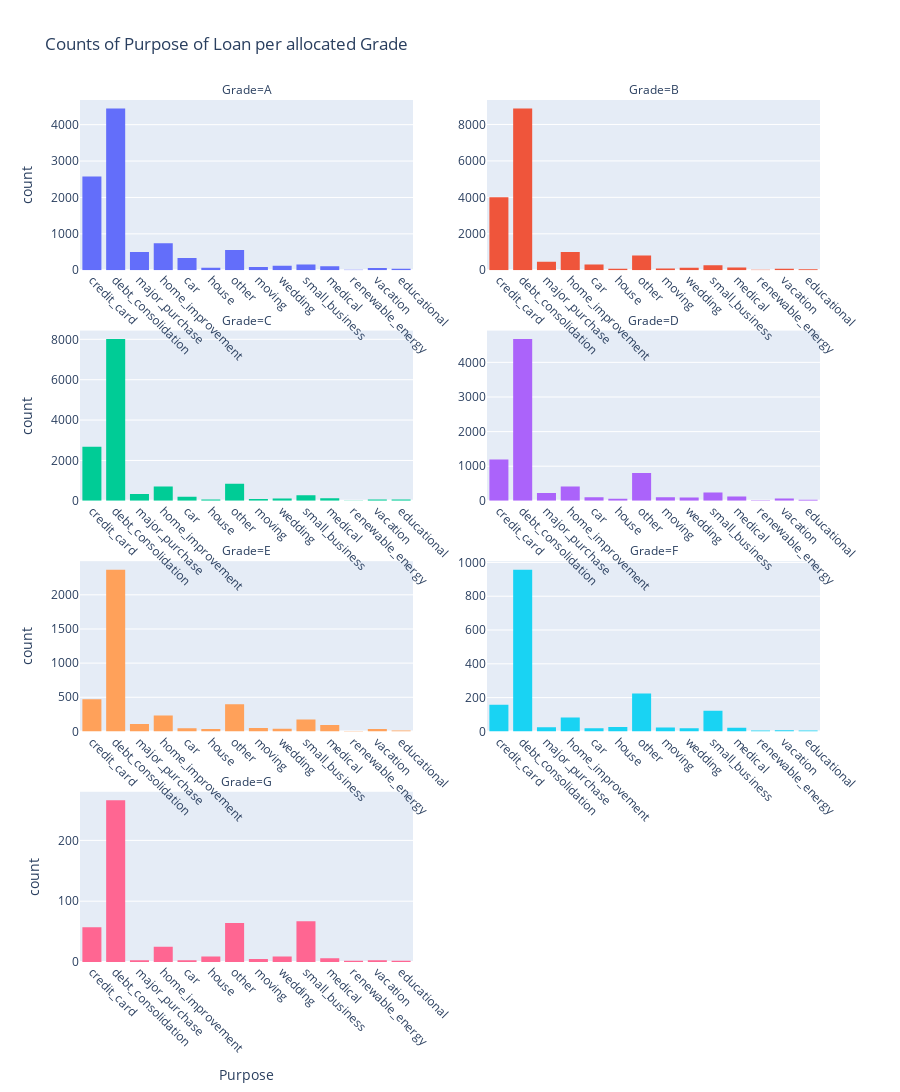
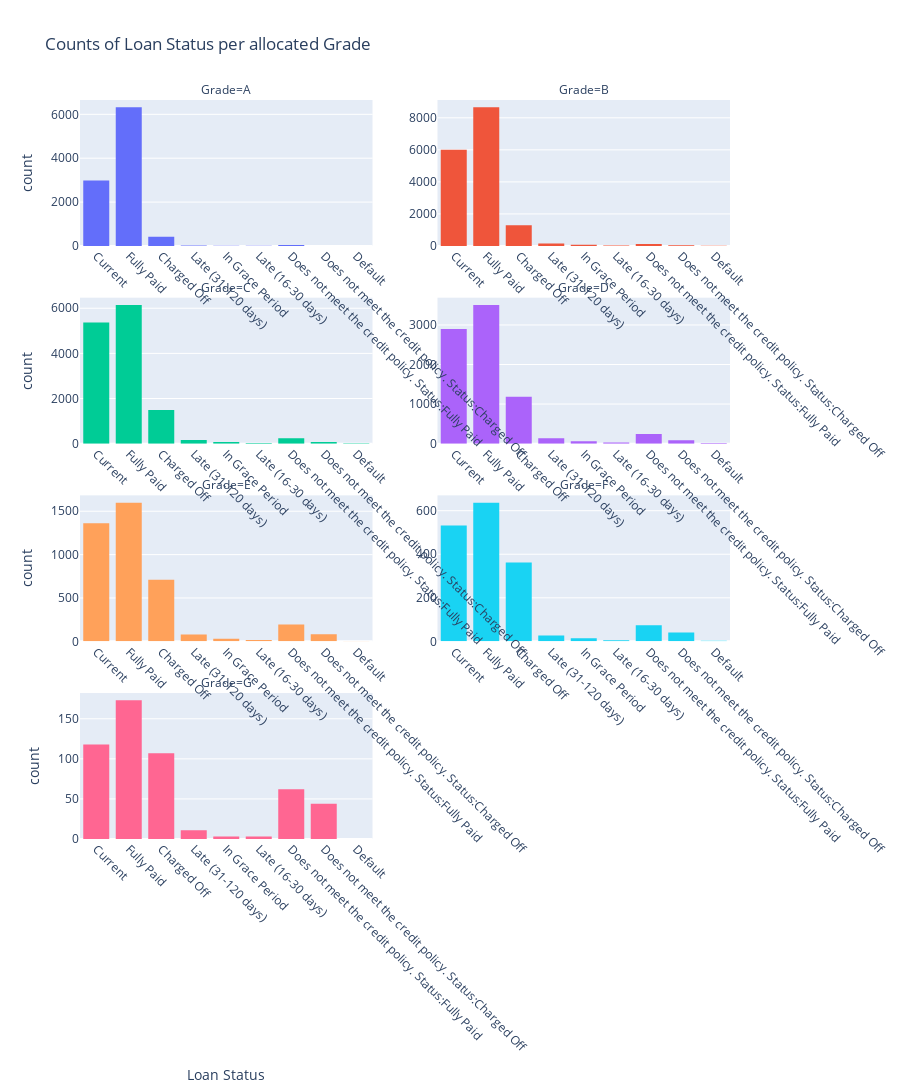

Notebook cell for these charts, in order:
### Markdown cell above
### Per the below first group of histogams counts of Purpose of Loan per allocated Grade there is a clear inidication that highest counts of categories are "Debt Consolidation" or "Credit Card".
### Per the below next group of histogams counts of Loans-Status of Loan per allocated Grade there is a clear inidication that highest counts of categories are "Fully Paid" or "Current". This graph also shows the numbers in the categories "Charged Off" and lateness are increasing as we analyse each grade progressively. This is a clear indication that the lateness categories will pothentially turn into "Charged Off" eventually.

### Code cell
df = pd.read_csv("loan_payments.csv",index_col=0)
o_data_analysis = DataAnalysis(df)
o_data_analysis.indicators_of_loss_by_grd_purp()
o_data_analysis.indicators_of_loss_by_grd_sts()

### Figure 1 — Plotly figure (JSON) as saved in the notebook; plotly's stock layout.template omitted (floating-point values rounded to 4 significant figures; data arrays with more than 128 entries replaced by an {"elided": "..."} marker saying what was removed)
{"data": [{"alignmentgroup": "True", "bingroup": "x", "hovertemplate": "Grade=A<br>Purpose=%{x}<br>count=%{y}<extra></extra>", "legendgroup": "A", "marker": {"color": "#636efa", "pattern": {"shape": ""}}, "name": "A", "offsetgroup": "A", "orientation": "v", "showlegend": true, "type": "histogram", "x": {"elided": "9818 str values"}, "xaxis": "x7", "yaxis": "y7"}, {"alignmentgroup": "True", "bingroup": "x", "hovertemplate": "Grade=B<br>Purpose=%{x}<br>count=%{y}<extra></extra>", "legendgroup": "B", "marker": {"color": "#EF553B", "pattern": {"shape": ""}}, "name": "B", "offsetgroup": "B", "orientation": "v", "showlegend": true, "type": "histogram", "x": {"elided": "16369 str values"}, "xaxis": "x8", "yaxis": "y8"}, {"alignmentgroup": "True", "bingroup": "x", "hovertemplate": "Grade=C<br>Purpose=%{x}<br>count=%{y}<extra></extra>", "legendgroup": "C", "marker": {"color": "#00cc96", "pattern": {"shape": ""}}, "name": "C", "offsetgroup": "C", "orientation": "v", "showlegend": true, "type": "histogram", "x": {"elided": "13600 str values"}, "xaxis": "x5", "yaxis": "y5"}, {"alignmentgroup": "True", "bingroup": "x", "hovertemplate": "Grade=D<br>Purpose=%{x}<br>count=%{y}<extra></extra>", "legendgroup": "D", "marker": {"color": "#ab63fa", "pattern": {"shape": ""}}, "name": "D", "offsetgroup": "D", "orientation": "v", "showlegend": true, "type": "histogram", "x": {"elided": "8157 str values"}, "xaxis": "x6", "yaxis": "y6"}, {"alignmentgroup": "True", "bingroup": "x", "hovertemplate": "Grade=E<br>Purpose=%{x}<br>count=%{y}<extra></extra>", "legendgroup": "E", "marker": {"color": "#FFA15A", "pattern": {"shape": ""}}, "name": "E", "offsetgroup": "E", "orientation": "v", "showlegend": true, "type": "histogram", "x": {"elided": "4072 str values"}, "xaxis": "x3", "yaxis": "y3"}, {"alignmentgroup": "True", "bingroup": "x", "hovertemplate": "Grade=F<br>Purpose=%{x}<br>count=%{y}<extra></extra>", "legendgroup": "F", "marker": {"color": "#19d3f3", "pattern": {"shape": ""}}, "name": "F", "offsetgroup": "F", "orientation": "v", "showlegend": true, "type": "histogram", "x": {"elided": "1694 str values"}, "xaxis": "x4", "yaxis": "y4"}, {"alignmentgroup": "True", "bingroup": "x", "hovertemplate": "Grade=G<br>Purpose=%{x}<br>count=%{y}<extra></extra>", "legendgroup": "G", "marker": {"color": "#FF6692", "pattern": {"shape": ""}}, "name": "G", "offsetgroup": "G", "orientation": "v", "showlegend": true, "type": "histogram", "x": {"elided": "521 str values"}, "xaxis": "x", "yaxis": "y"}], "layout": {"annotations": [{"font": {}, "showarrow": false, "text": "Grade=G", "x": 0.225, "xanchor": "center", "xref": "paper", "y": 0.1975, "yanchor": "bottom", "yref": "paper"}, {"font": {}, "showarrow": false, "text": "Grade=E", "x": 0.225, "xanchor": "center", "xref": "paper", "y": 0.465, "yanchor": "bottom", "yref": "paper"}, {"font": {}, "showarrow": false, "text": "Grade=F", "x": 0.775, "xanchor": "center", "xref": "paper", "y": 0.465, "yanchor": "bottom", "yref": "paper"}, {"font": {}, "showarrow": false, "text": "Grade=C", "x": 0.225, "xanchor": "center", "xref": "paper", "y": 0.7325, "yanchor": "bottom", "yref": "paper"}, {"font": {}, "showarrow": false, "text": "Grade=D", "x": 0.775, "xanchor": "center", "xref": "paper", "y": 0.7325, "yanchor": "bottom", "yref": "paper"}, {"font": {}, "showarrow": false, "text": "Grade=A", "x": 0.225, "xanchor": "center", "xref": "paper", "y": 1, "yanchor": "bottom", "yref": "paper"}, {"font": {}, "showarrow": false, "text": "Grade=B", "x": 0.775, "xanchor": "center", "xref": "paper", "y": 1, "yanchor": "bottom", "yref": "paper"}], "barmode": "relative", "height": 2000, "legend": {"title": {"text": "Grade"}, "tracegroupgap": 0}, "showlegend": false, "title": {"text": "Counts of Purpose of Loan per allocated Grade"}, "xaxis": {"anchor": "y", "domain": [0, 0.45], "showticklabels": true, "tickangle": 45, "title": {"text": "Purpose"}}, "xaxis2": {"anchor": "y2", "domain": [0.55, 1], "matches": "x", "showticklabels": true, "tickangle": 45, "title": {"text": "Purpose"}}, "xaxis3": {"anchor": "y3", "domain": [0, 0.45], "matches": "x", "showticklabels": true, "tickangle": 45}, "xaxis4": {"anchor": "y4", "domain": [0.55, 1], "matches": "x", "showticklabels": true, "tickangle": 45}, "xaxis5": {"anchor": "y5", "domain": [0, 0.45], "matches": "x", "showticklabels": true, "tickangle": 45}, "xaxis6": {"anchor": "y6", "domain": [0.55, 1], "matches": "x", "showticklabels": true, "tickangle": 45}, "xaxis7": {"anchor": "y7", "domain": [0, 0.45], "matches": "x", "showticklabels": true, "tickangle": 45}, "xaxis8": {"anchor": "y8", "domain": [0.55, 1], "matches": "x", "showticklabels": true, "tickangle": 45}, "yaxis": {"anchor": "x", "domain": [0, 0.1975], "showticklabels": true, "title": {"text": "count"}}, "yaxis2": {"anchor": "x2", "domain": [0, 0.1975], "showticklabels": true}, "yaxis3": {"anchor": "x3", "domain": [0.2675, 0.465], "showticklabels": true, "title": {"text": "count"}}, "yaxis4": {"anchor": "x4", "domain": [0.2675, 0.465], "showticklabels": true}, "yaxis5": {"anchor": "x5", "domain": [0.535, 0.7325], "showticklabels": true, "title": {"text": "count"}}, "yaxis6": {"anchor": "x6", "domain": [0.535, 0.7325], "showticklabels": true}, "yaxis7": {"anchor": "x7", "domain": [0.8025, 1], "showticklabels": true, "title": {"text": "count"}}, "yaxis8": {"anchor": "x8", "domain": [0.8025, 1], "showticklabels": true}}}

### Figure 2 — Plotly figure (JSON) as saved in the notebook; plotly's stock layout.template omitted (floating-point values rounded to 4 significant figures; data arrays with more than 128 entries replaced by an {"elided": "..."} marker saying what was removed)
{"data": [{"alignmentgroup": "True", "bingroup": "x", "hovertemplate": "Grade=A<br>Loan Status=%{x}<br>count=%{y}<extra></extra>", "legendgroup": "A", "marker": {"color": "#636efa", "pattern": {"shape": ""}}, "name": "A", "offsetgroup": "A", "orientation": "v", "showlegend": true, "type": "histogram", "x": {"elided": "9818 str values"}, "xaxis": "x7", "yaxis": "y7"}, {"alignmentgroup": "True", "bingroup": "x", "hovertemplate": "Grade=B<br>Loan Status=%{x}<br>count=%{y}<extra></extra>", "legendgroup": "B", "marker": {"color": "#EF553B", "pattern": {"shape": ""}}, "name": "B", "offsetgroup": "B", "orientation": "v", "showlegend": true, "type": "histogram", "x": {"elided": "16369 str values"}, "xaxis": "x8", "yaxis": "y8"}, {"alignmentgroup": "True", "bingroup": "x", "hovertemplate": "Grade=C<br>Loan Status=%{x}<br>count=%{y}<extra></extra>", "legendgroup": "C", "marker": {"color": "#00cc96", "pattern": {"shape": ""}}, "name": "C", "offsetgroup": "C", "orientation": "v", "showlegend": true, "type": "histogram", "x": {"elided": "13600 str values"}, "xaxis": "x5", "yaxis": "y5"}, {"alignmentgroup": "True", "bingroup": "x", "hovertemplate": "Grade=D<br>Loan Status=%{x}<br>count=%{y}<extra></extra>", "legendgroup": "D", "marker": {"color": "#ab63fa", "pattern": {"shape": ""}}, "name": "D", "offsetgroup": "D", "orientation": "v", "showlegend": true, "type": "histogram", "x": {"elided": "8157 str values"}, "xaxis": "x6", "yaxis": "y6"}, {"alignmentgroup": "True", "bingroup": "x", "hovertemplate": "Grade=E<br>Loan Status=%{x}<br>count=%{y}<extra></extra>", "legendgroup": "E", "marker": {"color": "#FFA15A", "pattern": {"shape": ""}}, "name": "E", "offsetgroup": "E", "orientation": "v", "showlegend": true, "type": "histogram", "x": {"elided": "4072 str values"}, "xaxis": "x3", "yaxis": "y3"}, {"alignmentgroup": "True", "bingroup": "x", "hovertemplate": "Grade=F<br>Loan Status=%{x}<br>count=%{y}<extra></extra>", "legendgroup": "F", "marker": {"color": "#19d3f3", "pattern": {"shape": ""}}, "name": "F", "offsetgroup": "F", "orientation": "v", "showlegend": true, "type": "histogram", "x": {"elided": "1694 str values"}, "xaxis": "x4", "yaxis": "y4"}, {"alignmentgroup": "True", "bingroup": "x", "hovertemplate": "Grade=G<br>Loan Status=%{x}<br>count=%{y}<extra></extra>", "legendgroup": "G", "marker": {"color": "#FF6692", "pattern": {"shape": ""}}, "name": "G", "offsetgroup": "G", "orientation": "v", "showlegend": true, "type": "histogram", "x": {"elided": "521 str values"}, "xaxis": "x", "yaxis": "y"}], "layout": {"annotations": [{"font": {}, "showarrow": false, "text": "Grade=G", "x": 0.225, "xanchor": "center", "xref": "paper", "y": 0.1975, "yanchor": "bottom", "yref": "paper"}, {"font": {}, "showarrow": false, "text": "Grade=E", "x": 0.225, "xanchor": "center", "xref": "paper", "y": 0.465, "yanchor": "bottom", "yref": "paper"}, {"font": {}, "showarrow": false, "text": "Grade=F", "x": 0.775, "xanchor": "center", "xref": "paper", "y": 0.465, "yanchor": "bottom", "yref": "paper"}, {"font": {}, "showarrow": false, "text": "Grade=C", "x": 0.225, "xanchor": "center", "xref": "paper", "y": 0.7325, "yanchor": "bottom", "yref": "paper"}, {"font": {}, "showarrow": false, "text": "Grade=D", "x": 0.775, "xanchor": "center", "xref": "paper", "y": 0.7325, "yanchor": "bottom", "yref": "paper"}, {"font": {}, "showarrow": false, "text": "Grade=A", "x": 0.225, "xanchor": "center", "xref": "paper", "y": 1, "yanchor": "bottom", "yref": "paper"}, {"font": {}, "showarrow": false, "text": "Grade=B", "x": 0.775, "xanchor": "center", "xref": "paper", "y": 1, "yanchor": "bottom", "yref": "paper"}], "barmode": "relative", "height": 2000, "legend": {"title": {"text": "Grade"}, "tracegroupgap": 0}, "showlegend": false, "title": {"text": "Counts of Loan Status per allocated Grade"}, "xaxis": {"anchor": "y", "domain": [0, 0.45], "showticklabels": true, "tickangle": 45, "title": {"text": "Loan Status"}}, "xaxis2": {"anchor": "y2", "domain": [0.55, 1], "matches": "x", "showticklabels": true, "tickangle": 45, "title": {"text": "Loan Status"}}, "xaxis3": {"anchor": "y3", "domain": [0, 0.45], "matches": "x", "showticklabels": true, "tickangle": 45}, "xaxis4": {"anchor": "y4", "domain": [0.55, 1], "matches": "x", "showticklabels": true, "tickangle": 45}, "xaxis5": {"anchor": "y5", "domain": [0, 0.45], "matches": "x", "showticklabels": true, "tickangle": 45}, "xaxis6": {"anchor": "y6", "domain": [0.55, 1], "matches": "x", "showticklabels": true, "tickangle": 45}, "xaxis7": {"anchor": "y7", "domain": [0, 0.45], "matches": "x", "showticklabels": true, "tickangle": 45}, "xaxis8": {"anchor": "y8", "domain": [0.55, 1], "matches": "x", "showticklabels": true, "tickangle": 45}, "yaxis": {"anchor": "x", "domain": [0, 0.1975], "showticklabels": true, "title": {"text": "count"}}, "yaxis2": {"anchor": "x2", "domain": [0, 0.1975], "showticklabels": true}, "yaxis3": {"anchor": "x3", "domain": [0.2675, 0.465], "showticklabels": true, "title": {"text": "count"}}, "yaxis4": {"anchor": "x4", "domain": [0.2675, 0.465], "showticklabels": true}, "yaxis5": {"anchor": "x5", "domain": [0.535, 0.7325], "showticklabels": true, "title": {"text": "count"}}, "yaxis6": {"anchor": "x6", "domain": [0.535, 0.7325], "showticklabels": true}, "yaxis7": {"anchor": "x7", "domain": [0.8025, 1], "showticklabels": true, "title": {"text": "count"}}, "yaxis8": {"anchor": "x8", "domain": [0.8025, 1], "showticklabels": true}}}
